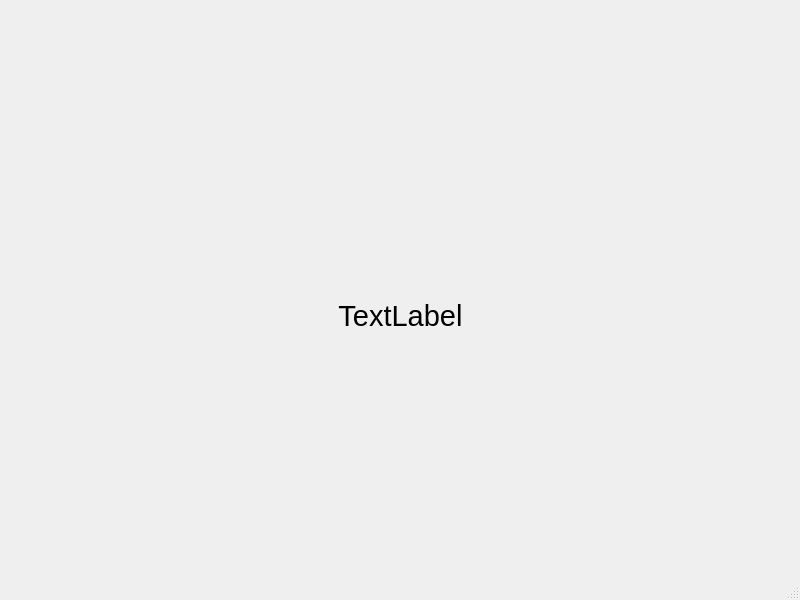
<?xml version="1.0" encoding="UTF-8"?>
<ui version="4.0">
 <class>MainWindow</class>
 <widget class="QMainWindow" name="MainWindow">
  <property name="geometry">
   <rect>
    <x>0</x>
    <y>0</y>
    <width>800</width>
    <height>600</height>
   </rect>
  </property>
  <property name="windowTitle">
   <string>MainWindow</string>
  </property>
  <widget class="QWidget" name="centralwidget">
   <widget class="QLabel" name="label">
    <property name="geometry">
     <rect>
      <x>220</x>
      <y>220</y>
      <width>361</width>
      <height>191</height>
     </rect>
    </property>
    <property name="font">
     <font>
      <pointsize>22</pointsize>
     </font>
    </property>
    <property name="styleSheet">
     <string notr="true"/>
    </property>
    <property name="text">
     <string>TextLabel</string>
    </property>
    <property name="alignment">
     <set>Qt::AlignCenter</set>
    </property>
   </widget>
  </widget>
  <widget class="QMenuBar" name="menubar">
   <property name="geometry">
    <rect>
     <x>0</x>
     <y>0</y>
     <width>800</width>
     <height>22</height>
    </rect>
   </property>
  </widget>
  <widget class="QStatusBar" name="statusbar"/>
 </widget>
 <resources/>
 <connections/>
</ui>
